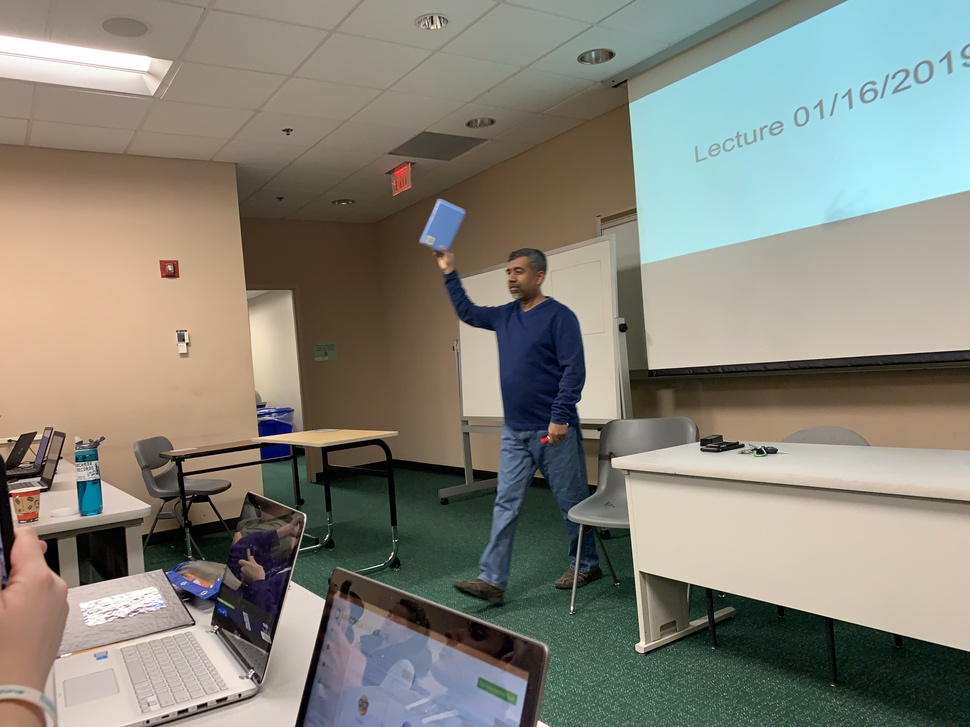
#> input picture DigitalImageProcessing/img.jpeg, 970 x 727 px, shrunk from 4032 x 3024 before the run, given in place of img.png, which was not available
$ jupyter execute Untitled.ipynb
#> lines starting #> are read from the running program, lines starting #| are printed output that depends on the picture
[cell 1]
from PIL import Image

[cell 2]
img = Image.open('img.png')
#> img is the input picture: PIL image 970x727 RGB; mean R, G, B 133.9, 132.4, 121.5

img = img.convert('LA')
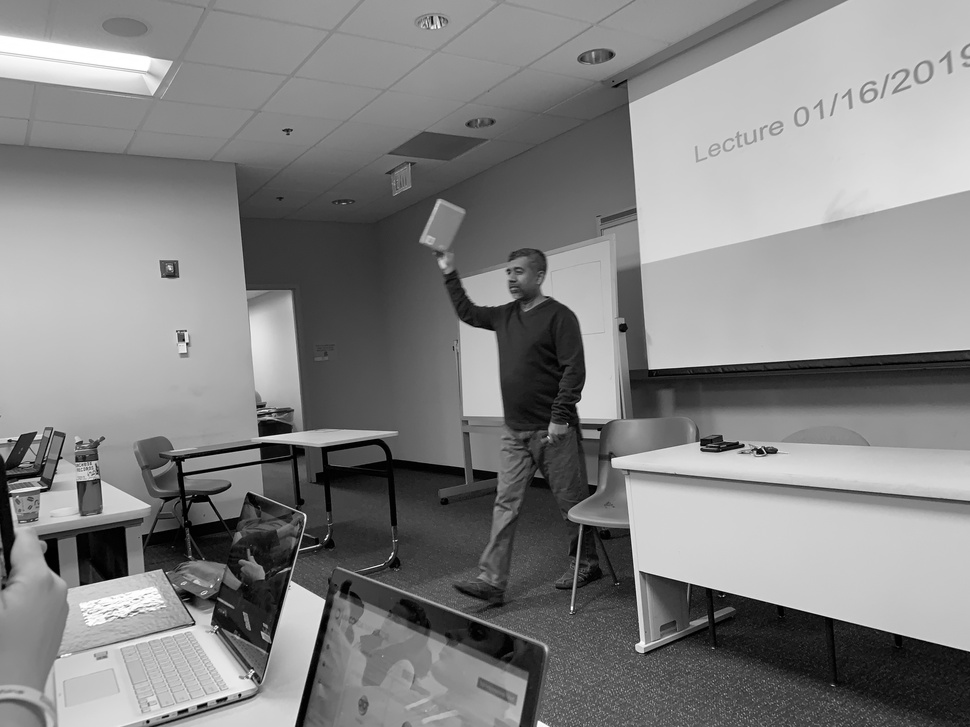
#> img: PIL image 970x727 LA; mean R, G, B, A 131.6, 131.6, 131.6, 255

img.save('greyscale.png')


$ run again, with DigitalImageProcessing/Gla.jpg copied over DigitalImageProcessing/img.jpeg
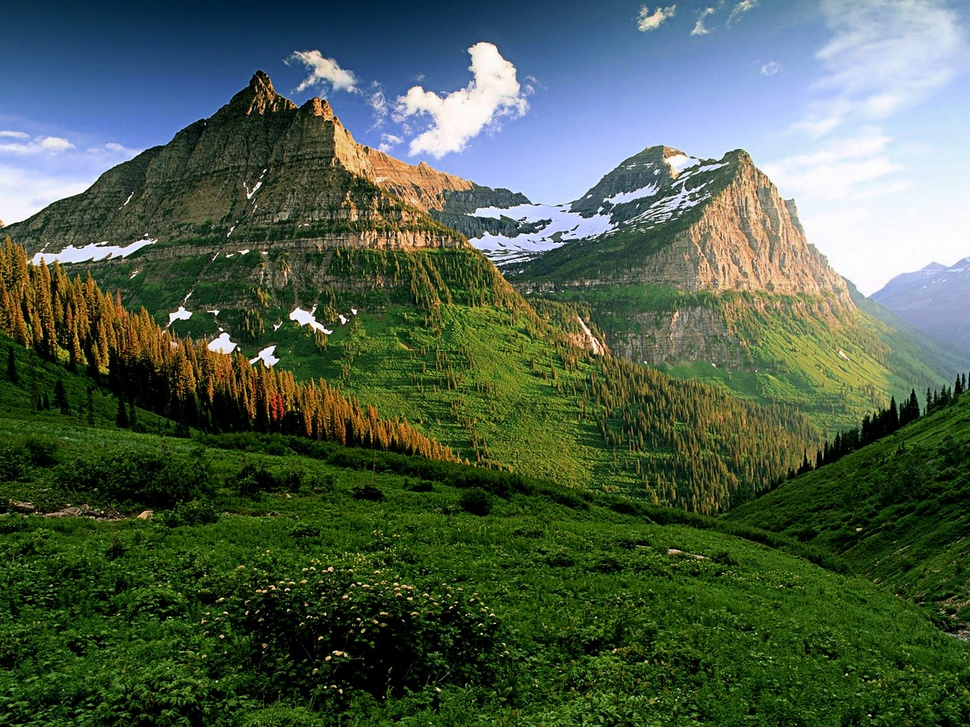
#> input picture DigitalImageProcessing/Gla.jpg, 970 x 727 px, shrunk from 1600 x 1200 before the run, given in place of img.png, which was not available
#> img is the input picture: PIL image 970x727 RGB; mean R, G, B 77.9, 95.6, 76.2
#> `img = img.convert('LA')`:
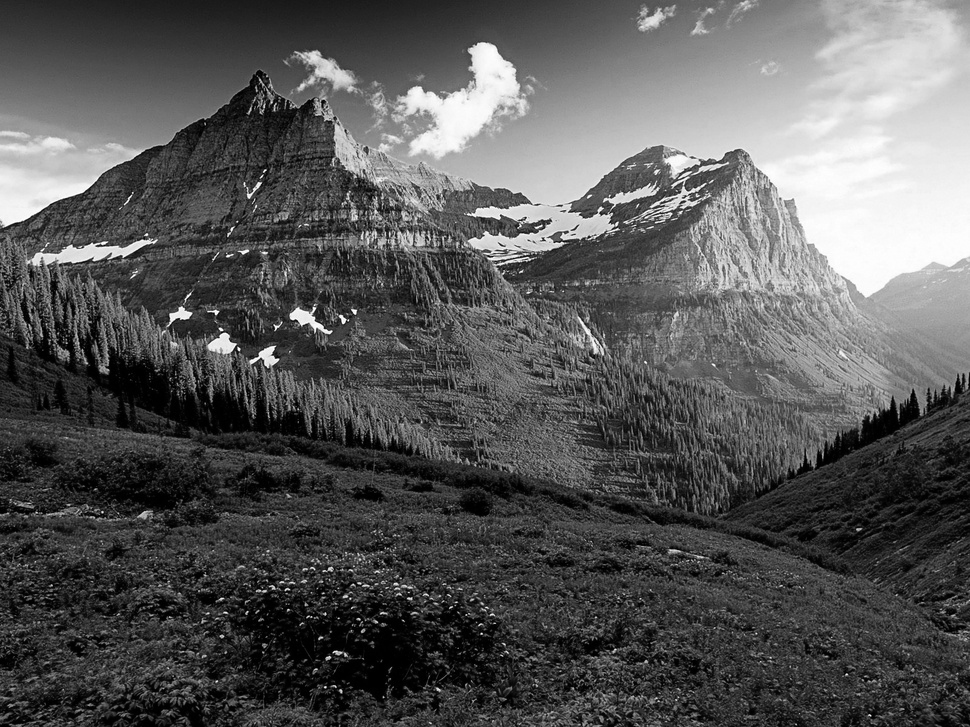
#> img: PIL image 970x727 LA; mean R, G, B, A 88.1, 88.1, 88.1, 255
